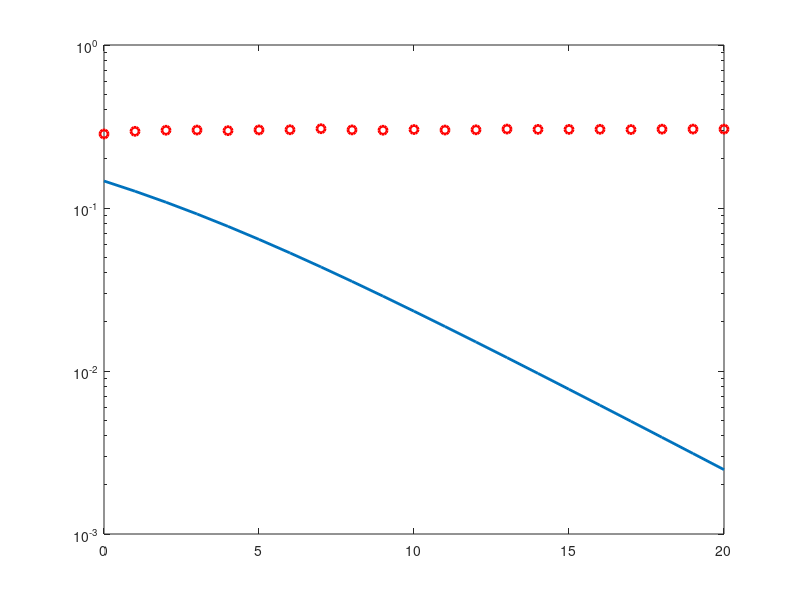

The MATLAB script that drew this image: (Note: this script raises an error after producing the figure.)
% Analysis of Bit Error Rate(BER) for BPSK signals over AWGN and Rayleigh channels
clc;
close all;

m = 10^5;
snr_dB = 0:20; 
for i = 1:length(snr_dB)
    n_err = 0;
    n_bits = 0;
    while n_err < 100
        inf_bits = round(rand(1,m));
        x = -2*(inf_bits - 0.5);
        N0 = 1/10^(snr_dB(i)/10);
        n = sqrt(N0/2) * randn(1, length(x)) + i*randn(1,length(x));
        h = sqrt(0.5) * (randn(1,length(x)) + i*randn(1,length(x)));
        y = h.*x + n;
        y = y./ h;
        est_bits = y < 0;
        diff = inf_bits - est_bits;
        n_err = n_err + sum(abs(diff));
        n_bits = n_bits + length(inf_bits);
    end
    BER(i) = n_err / n_bits;
end
snr = 10.^(snr_dB / 10);
theoryBer = 0.5.*(1-sqrt(snr./(snr+1)));
theoryBerAWGN = 0.5 *erfc(sqrt(snr));
semilogy(snr_dB, theoryBer, '-', 'LineWidth', 2);
hold on;
semilogy(snr_dB, BER, 'or', 'LineWidth', 2);
hold on;
semilogy(snr_dB, theoryBerAWGN, 'blad-', 'LineWidth', 2);
legend('Rayleigh Theoretical', 'Rayleigh Simulated', 'AWGN Theoretical');
axis([0 20 10^-5 0.5]);
xlabel("SNR(dB)");
ylabel('BER');
grid on;
